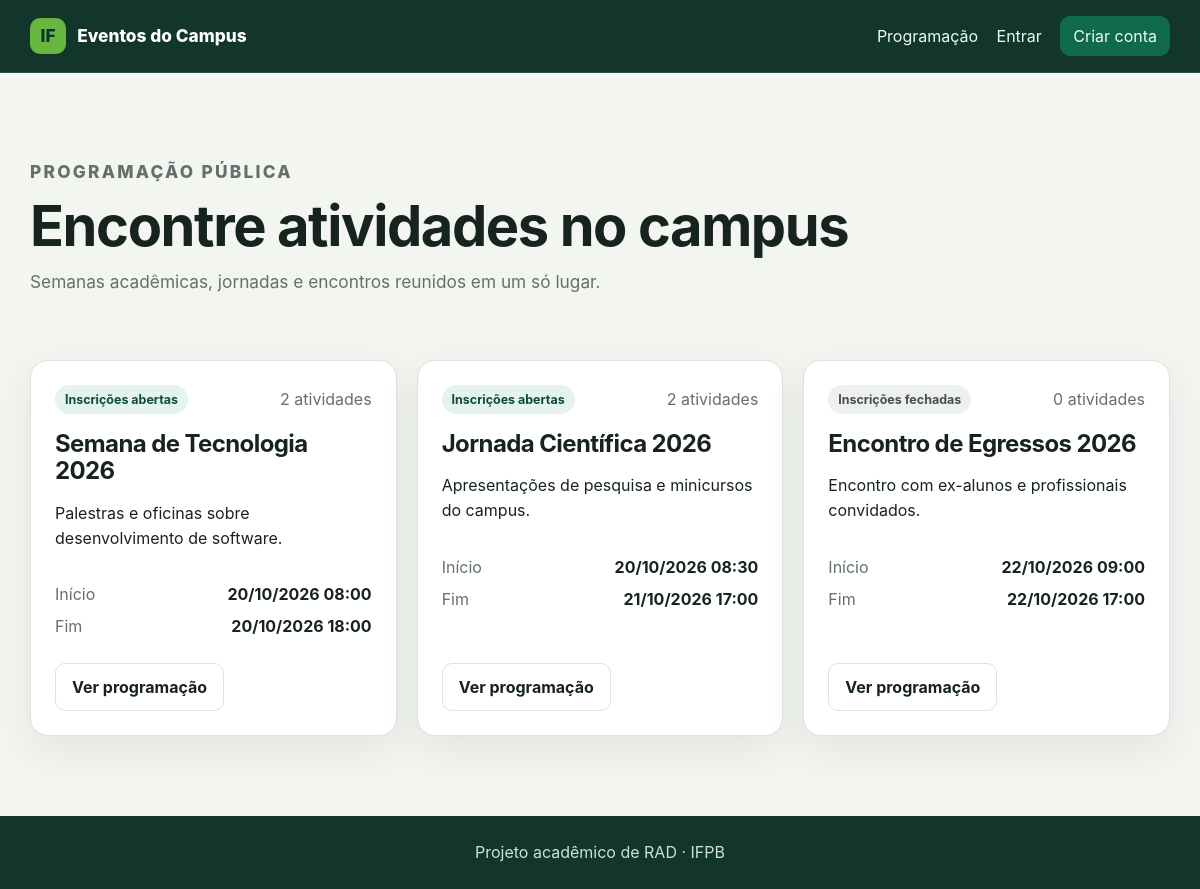
The page / on the database its author committed.
### eventos/models.py (models this page shows, shortened)
class Evento(models.Model):
    nome = models.CharField(max_length=180)
    descricao = models.TextField()
    data_inicio = models.DateTimeField()
    data_fim = models.DateTimeField()
    inscricoes_abertas = models.BooleanField(default=True)
    organizador = models.ForeignKey(
        settings.AUTH_USER_MODEL,
        on_delete=models.PROTECT,
        related_name="eventos_organizados",
    )
    class Meta:
        ordering = ["data_inicio", "nome"]

### eventos/views.py (the view)
# urls.py: path("", views.EventoListView.as_view(), name="lista"),
class EventoListView(ListView):
    model = Evento
    template_name = "eventos/evento_list.html"
    context_object_name = "eventos"
    queryset = Evento.objects.select_related("organizador").prefetch_related("atividades__sala")

### eventos/context_processors.py (called while the page is built)
def papeis(request):
    return {"usuario_eh_organizador": eh_organizador(request.user)}

### eventos/permissions.py (called while the page is built)
def eh_organizador(user):
    return user.is_authenticated and user.groups.filter(name="Organizadores").exists()

### templates/eventos/evento_list.html (shortened to what this page needs)
{% extends "base.html" %}
{% block content %}
<section class="hero">
    <div>
        <p class="eyebrow">Programação pública</p>
        <h1>Encontre atividades no campus</h1>
        <p>Semanas acadêmicas, jornadas e encontros reunidos em um só lugar.</p>
    </div>
</section>
<section class="grid cards-grid">
    {% for evento in eventos %}
        <article class="card event-card">
            <div class="card-topline">
                {% if evento.inscricoes_abertas %}
                    <span class="badge badge-success">Inscrições abertas</span>
                {% else %}
                    <span class="badge">Inscrições fechadas</span>
                {% endif %}
                <span class="muted">{{ evento.atividades.count }} atividade{{ evento.atividades.count|pluralize }}</span>
            </div>
            <h2>{{ evento.nome }}</h2>
            <p>{{ evento.descricao|truncatewords:28 }}</p>
            <dl class="meta-list">
                <div><dt>Início</dt><dd>{{ evento.data_inicio|date:"d/m/Y H:i" }}</dd></div>
                <div><dt>Fim</dt><dd>{{ evento.data_fim|date:"d/m/Y H:i" }}</dd></div>
            </dl>
            <a class="button button-secondary" href="{% url 'eventos:detalhe' evento.pk %}">Ver programação</a>
        </article>
    {% empty %}
        <div class="empty-state card"><h2>Nenhum evento cadastrado</h2><p>A programação aparecerá aqui.</p></div>
    {% endfor %}
</section>
{% endblock %}

### static/css/app.css (style rules this page uses)
:root { --ink: #17231f; --muted: #63706b; --surface: #ffffff; --canvas: #f3f5f1; --line: #dce2dd; --green: #0f694b; --green-dark: #0a4d38; --green-soft: #e4f3ec; --gold: #b87912; --gold-soft: #fff2d6; --danger: #a93434; --danger-soft: #fdeaea; --shadow: 0 14px 38px rgba(24, 50, 40, .08); }
* { box-sizing: border-box; }
body { margin: 0; color: var(--ink); background: var(--canvas); font: 16px/1.55 Inter, ui-sans-serif, system-ui, -apple-system, "Segoe UI", sans-serif; }
a { color: var(--green-dark); }
h1, h2, h3 { margin: 0 0 .65rem; line-height: 1.15; letter-spacing: -.025em; }
h1 { font-size: clamp(2rem, 5vw, 3.5rem); }
h2 { font-size: 1.5rem; }
p { margin: .35rem 0 1rem; }
.hero { display: flex; align-items: end; justify-content: space-between; gap: 2rem; padding: 2rem 0 3rem; }
.hero p { max-width: 680px; color: var(--muted); font-size: 1.08rem; }
.eyebrow { margin-bottom: .55rem; color: var(--green); font-size: .76rem; font-weight: 800; letter-spacing: .13em; text-transform: uppercase; }
.grid { display: grid; gap: 1.25rem; }
.cards-grid { grid-template-columns: repeat(auto-fit, minmax(280px, 1fr)); }
.card { padding: 1.5rem; border: 1px solid var(--line); border-radius: 18px; background: var(--surface); box-shadow: var(--shadow); }
.event-card { display: flex; min-height: 335px; flex-direction: column; }
.event-card .button { align-self: flex-start; margin-top: auto; }
.card-topline { display: flex; align-items: center; justify-content: space-between; gap: .7rem; margin-bottom: 1rem; }
.badge { display: inline-flex; align-items: center; width: fit-content; padding: .3rem .62rem; border-radius: 999px; background: #edf0ed; color: #44504b; font-size: .78rem; font-weight: 750; }
.badge-success { background: var(--green-soft); color: var(--green-dark); }
.muted { color: var(--muted); }
.meta-list { display: grid; gap: .45rem; margin: 1rem 0 1.5rem; }
.meta-list div { display: flex; justify-content: space-between; gap: 1rem; }
.meta-list dt { color: var(--muted); }
.meta-list dd { margin: 0; font-weight: 700; }
.button { display: inline-flex; min-height: 44px; align-items: center; justify-content: center; padding: .65rem 1rem; border: 1px solid var(--green); border-radius: 10px; background: var(--green); color: white; font: inherit; font-weight: 750; text-decoration: none; cursor: pointer; }
.button-secondary { border-color: var(--line); background: white; color: var(--ink); }

### rows shown on the page
Evento: inscricoes_abertas "Inscrições abertas", atividades.count "2", nome "Semana de Tecnologia 2026", descricao "Palestras e oficinas sobre desenvolvimento de software.", data_inicio "20/10/2026 08:00", data_fim "20/10/2026 18:00"
Evento: inscricoes_abertas "Inscrições abertas", atividades.count "2", nome "Jornada Científica 2026", descricao "Apresentações de pesquisa e minicursos do campus.", data_inicio "20/10/2026 08:30", data_fim "21/10/2026 17:00"
Evento: inscricoes_abertas "Inscrições fechadas", atividades.count "0", nome "Encontro de Egressos 2026", descricao "Encontro com ex-alunos e profissionais convidados.", data_inicio "22/10/2026 09:00", data_fim "22/10/2026 17:00"
